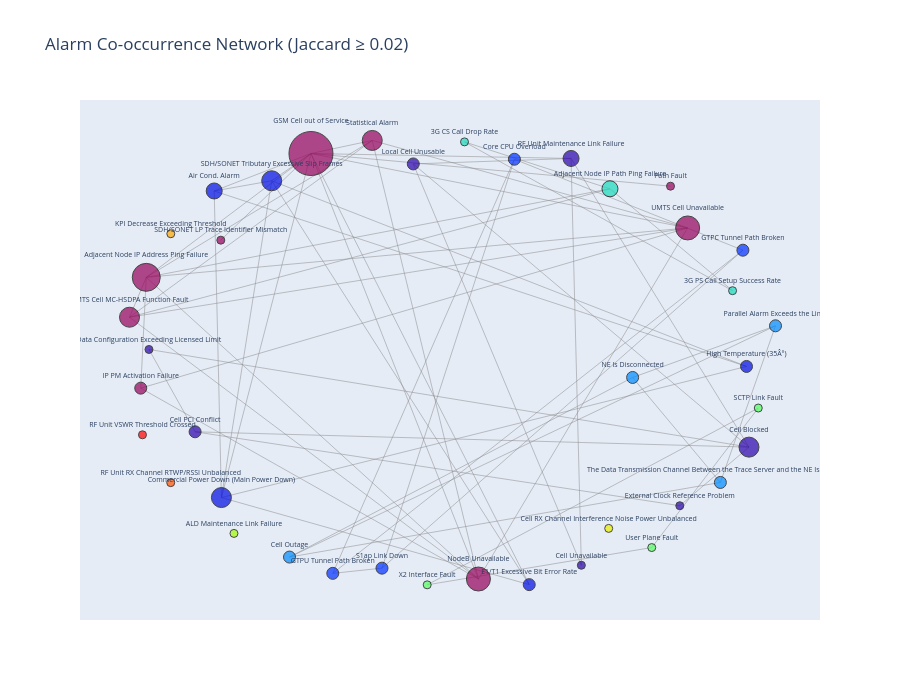

The notebook cell saved with this chart:
### Code cell
# ── Interactive network graph (Plotly) ─────────────────────────
if G.number_of_edges() > 0:
    pos = nx.spring_layout(G, seed=42, weight='weight', k=2)

    edge_x, edge_y = [], []
    for u, v in G.edges():
        x0, y0 = pos[u]
        x1, y1 = pos[v]
        edge_x += [x0, x1, None]
        edge_y += [y0, y1, None]

    edge_trace = go.Scatter(x=edge_x, y=edge_y,
                            line=dict(width=0.5, color='#888'),
                            hoverinfo='none', mode='lines')

    node_x = [pos[n][0] for n in G.nodes()]
    node_y = [pos[n][1] for n in G.nodes()]
    node_text = list(G.nodes())
    node_size = [max(G.degree(n) * 4, 8) for n in G.nodes()]
    node_color = [metrics_df.loc[n, 'community'] if n in metrics_df.index else 0
                  for n in G.nodes()]

    node_trace = go.Scatter(
        x=node_x, y=node_y, mode='markers+text',
        text=node_text, textposition='top center', textfont=dict(size=7),
        marker=dict(size=node_size, color=node_color,
                    colorscale='Rainbow', line=dict(width=1, color='black')),
        hovertext=node_text
    )

    fig = go.Figure(data=[edge_trace, node_trace],
                    layout=go.Layout(
                        title='Alarm Co-occurrence Network (Jaccard ≥ {})'.format(GRAPH_THRESHOLD),
                        showlegend=False,
                        xaxis=dict(showgrid=False, zeroline=False, showticklabels=False),
                        yaxis=dict(showgrid=False, zeroline=False, showticklabels=False),
                        width=900, height=700
                    ))
    fig.show()

### Figure 1 — Plotly figure (JSON) as saved in the notebook; plotly's stock layout.template omitted (floating-point values rounded to 4 significant figures; data arrays with more than 128 entries replaced by an {"elided": "..."} marker saying what was removed)
{"data": [{"hoverinfo": "none", "line": {"color": "#888", "width": 0.5}, "mode": "lines", "type": "scatter", "x": {"elided": "186 float values"}, "y": {"elided": "186 float values"}}, {"hovertext": ["3G CS Call Drop Rate", "3G PS Call Setup Success Rate", "ALD Maintenance Link Failure", "Adjacent Node IP Address Ping Failure", "Adjacent Node IP Path Ping Failure", "Air Cond. Alarm", "Cell Blocked", "Cell Outage", "Cell PCI Conflict", "Cell RX Channel Interference Noise Power Unbalanced", "Cell Unavailable", "Commercial Power Down (Main Power Down)", "Core CPU Overload", "Data Configuration Exceeding Licensed Limit", "E1/T1 Excessive Bit Error Rate", "External Clock Reference Problem", "GSM Cell out of Service", "GTPC Tunnel Path Broken", "GTPU Tunnel Path Broken", "High Temperature (35Â°)", "IP PM Activation Failure", "KPI Decrease Exceeding Threshold", "Local Cell Unusable", "NE Is Disconnected", "NodeB Unavailable", "Parallel Alarm Exceeds the Limit", "Path Fault", "RF Unit Maintenance Link Failure", "RF Unit RX Channel RTWP/RSSI Unbalanced", "RF Unit VSWR Threshold Crossed", "S1ap Link Down", "SCTP Link Fault", "SDH/SONET LP Trace Identifier Mismatch", "SDH/SONET Tributary Excessive Slip Frames", "Statistical Alarm", "The Data Transmission Channel Between the Trace Server and the NE Is Disrupted", "UMTS Cell MC-HSDPA Function Fault", "UMTS Cell Unavailable", "User Plane Fault", "X2 Interface Fault"], "marker": {"color": [5, 5, 7, 0, 5, 2, 1, 4, 1, 8, 1, 2, 3, 1, 2, 1, 0, 3, 3, 2, 0, 9, 1, 4, 0, 4, 0, 1, 10, 11, 3, 6, 0, 2, 0, 4, 0, 0, 6, 6], "colorscale": [[0, "rgb(150,0,90)"], [0.125, "rgb(0,0,200)"], [0.25, "rgb(0,25,255)"], [0.375, "rgb(0,152,255)"], [0.5, "rgb(44,255,150)"], [0.625, "rgb(151,255,0)"], [0.75, "rgb(255,234,0)"], [0.875, "rgb(255,111,0)"], [1, "rgb(255,0,0)"]], "line": {"color": "black", "width": 1}, "size": [8, 8, 8, 28, 16, 16, 20, 12, 12, 8, 8, 20, 12, 8, 12, 8, 44, 12, 12, 12, 12, 8, 12, 12, 24, 12, 8, 16, 8, 8, 12, 8, 8, 20, 20, 12, 20, 24, 8, 8]}, "mode": "markers+text", "text": ["3G CS Call Drop Rate", "3G PS Call Setup Success Rate", "ALD Maintenance Link Failure", "Adjacent Node IP Address Ping Failure", "Adjacent Node IP Path Ping Failure", "Air Cond. Alarm", "Cell Blocked", "Cell Outage", "Cell PCI Conflict", "Cell RX Channel Interference Noise Power Unbalanced", "Cell Unavailable", "Commercial Power Down (Main Power Down)", "Core CPU Overload", "Data Configuration Exceeding Licensed Limit", "E1/T1 Excessive Bit Error Rate", "External Clock Reference Problem", "GSM Cell out of Service", "GTPC Tunnel Path Broken", "GTPU Tunnel Path Broken", "High Temperature (35Â°)", "IP PM Activation Failure", "KPI Decrease Exceeding Threshold", "Local Cell Unusable", "NE Is Disconnected", "NodeB Unavailable", "Parallel Alarm Exceeds the Limit", "Path Fault", "RF Unit Maintenance Link Failure", "RF Unit RX Channel RTWP/RSSI Unbalanced", "RF Unit VSWR Threshold Crossed", "S1ap Link Down", "SCTP Link Fault", "SDH/SONET LP Trace Identifier Mismatch", "SDH/SONET Tributary Excessive Slip Frames", "Statistical Alarm", "The Data Transmission Channel Between the Trace Server and the NE Is Disrupted", "UMTS Cell MC-HSDPA Function Fault", "UMTS Cell Unavailable", "User Plane Fault", "X2 Interface Fault"], "textfont": {"size": 7}, "textposition": "top center", "type": "scatter", "x": [0.05616, 0.8697, -0.6434, -0.9097, 0.4977, -0.7035, 0.9196, -0.4749, -0.7614, 0.4938, 0.4108, -0.6815, 0.2076, -0.9015, 0.2526, 0.7095, -0.4098, 0.9011, -0.3436, 0.9121, -0.9264, -0.8352, -0.09929, 0.5664, 0.09839, 1.0, 0.6814, 0.3796, -0.8354, -0.9211, -0.1942, 0.9477, -0.6834, -0.5289, -0.2238, 0.8327, -0.9605, 0.7334, 0.6244, -0.05705], "y": [0.9748, 0.3261, -0.7319, 0.3843, 0.7704, 0.7609, -0.3558, -0.835, -0.289, -0.71, -0.8708, -0.5756, 0.8991, 0.06997, -0.9552, -0.6112, 0.9242, 0.5027, -0.906, -0.004013, -0.09861, 0.5744, 0.8788, -0.05212, -0.9306, 0.1731, 0.7817, 0.9026, -0.5106, -0.302, -0.8833, -0.1853, 0.5465, 0.8053, 0.9812, -0.5097, 0.2105, 0.5997, -0.7936, -0.9561]}], "layout": {"height": 700, "showlegend": false, "title": {"text": "Alarm Co-occurrence Network (Jaccard ≥ 0.02)"}, "width": 900, "xaxis": {"showgrid": false, "showticklabels": false, "zeroline": false}, "yaxis": {"showgrid": false, "showticklabels": false, "zeroline": false}}}
